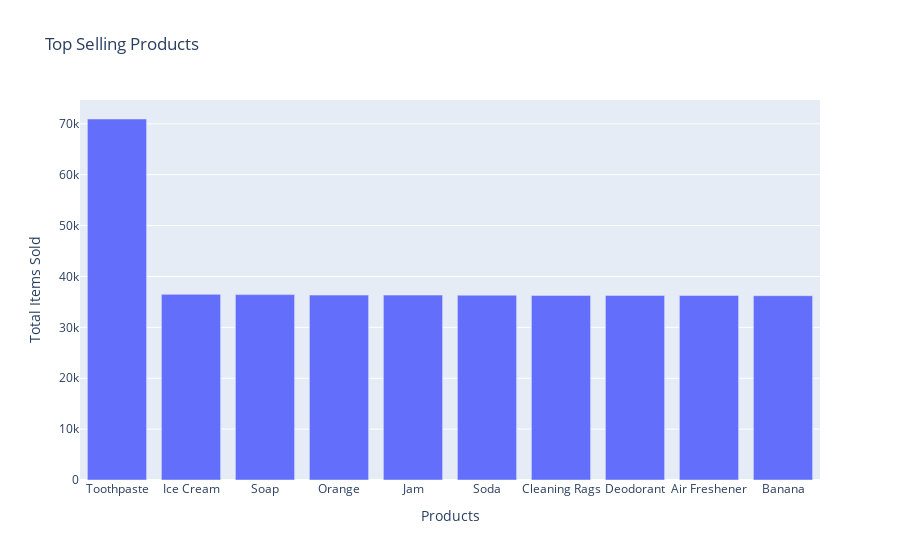

The notebook cell saved with this chart:
### Code cell
# visualize the top selling products
fig = px.bar(top_selling_products, 
             x=top_selling_products.index, 
             y=top_selling_products.values, 
             labels={'x': 'Products', 'y': 'Total Items Sold'},
             title='Top Selling Products')
fig.update_layout(xaxis_title='Products', yaxis_title='Total Items Sold')
fig.show()

### Figure 1 — Plotly figure (JSON) as saved in the notebook; plotly's stock layout.template omitted (floating-point values rounded to 4 significant figures)
{"data": [{"alignmentgroup": "True", "hovertemplate": "Product=%{x}<br>Total Items Sold=%{y}<extra></extra>", "legendgroup": "", "marker": {"color": "#636efa", "pattern": {"shape": ""}}, "name": "", "offsetgroup": "", "orientation": "v", "showlegend": false, "textposition": "auto", "type": "bar", "x": ["Toothpaste", "Ice Cream", "Soap", "Orange", "Jam", "Soda", "Cleaning Rags", "Deodorant", "Air Freshener", "Banana"], "xaxis": "x", "y": [70949, 36485, 36438, 36342, 36336, 36324, 36279, 36278, 36266, 36224], "yaxis": "y"}], "layout": {"barmode": "relative", "legend": {"tracegroupgap": 0}, "title": {"text": "Top Selling Products"}, "xaxis": {"anchor": "y", "domain": [0, 1], "title": {"text": "Products"}}, "yaxis": {"anchor": "x", "domain": [0, 1], "title": {"text": "Total Items Sold"}}}}
